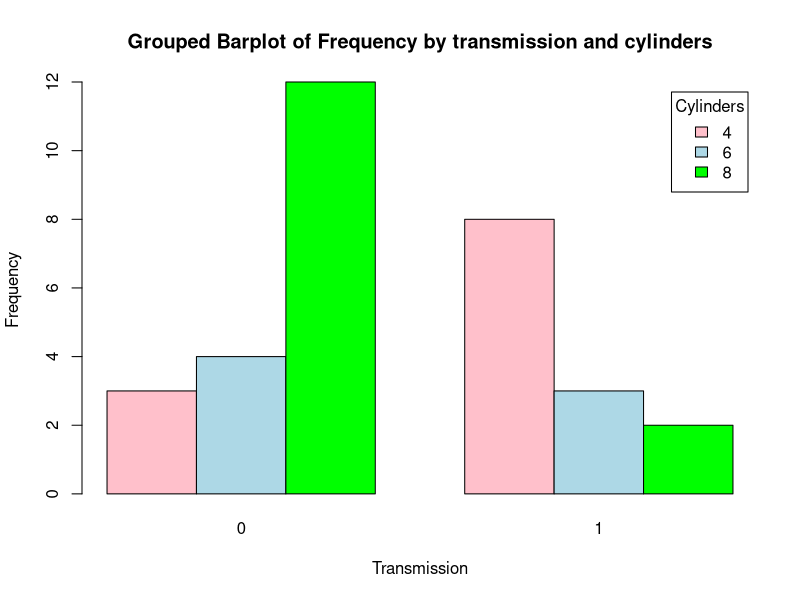
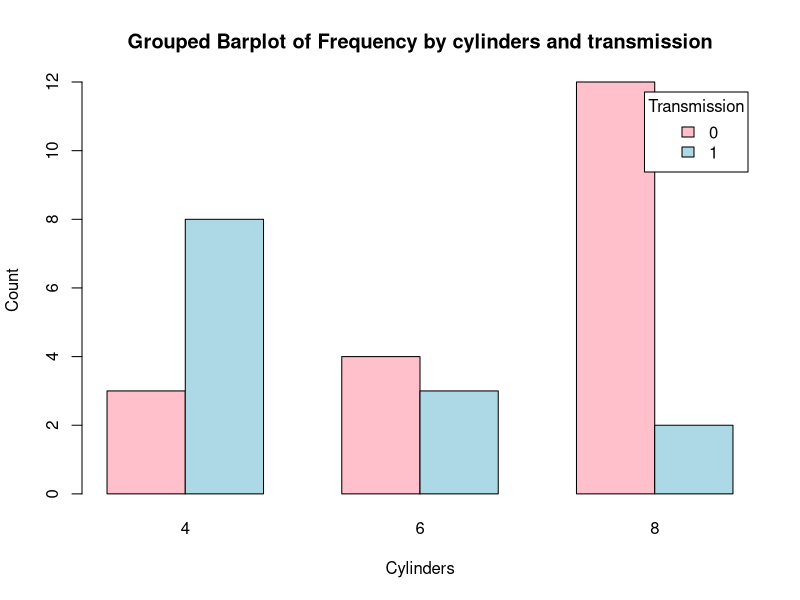
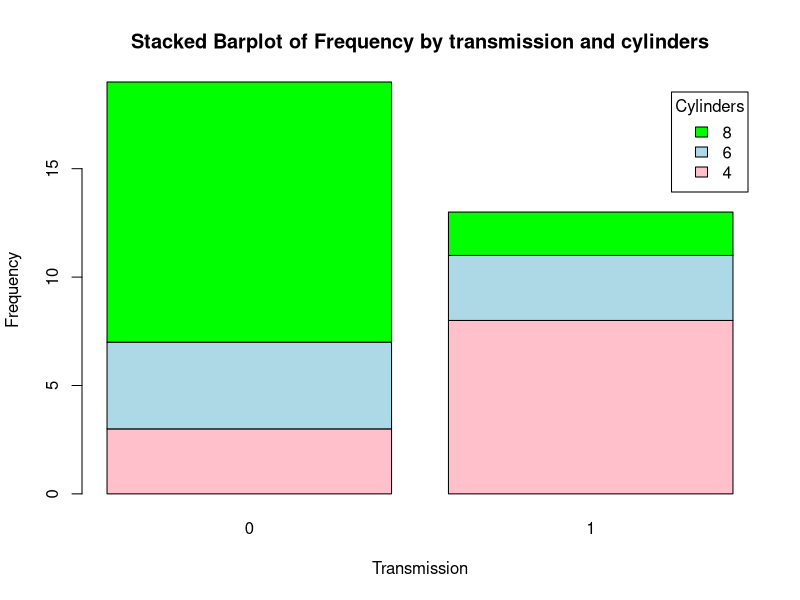
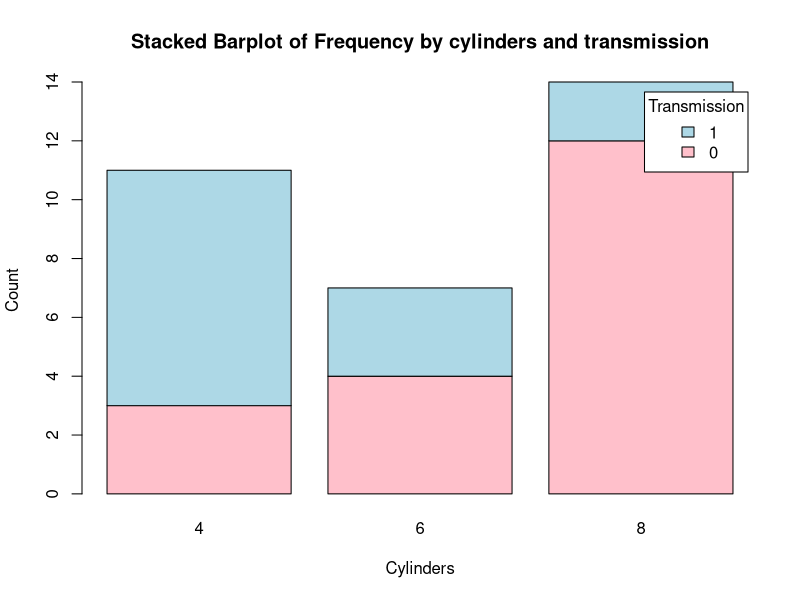
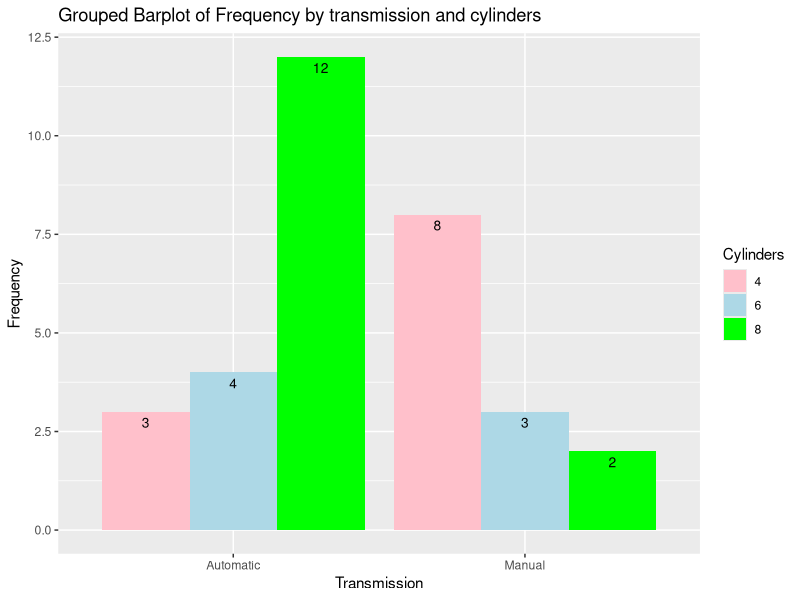
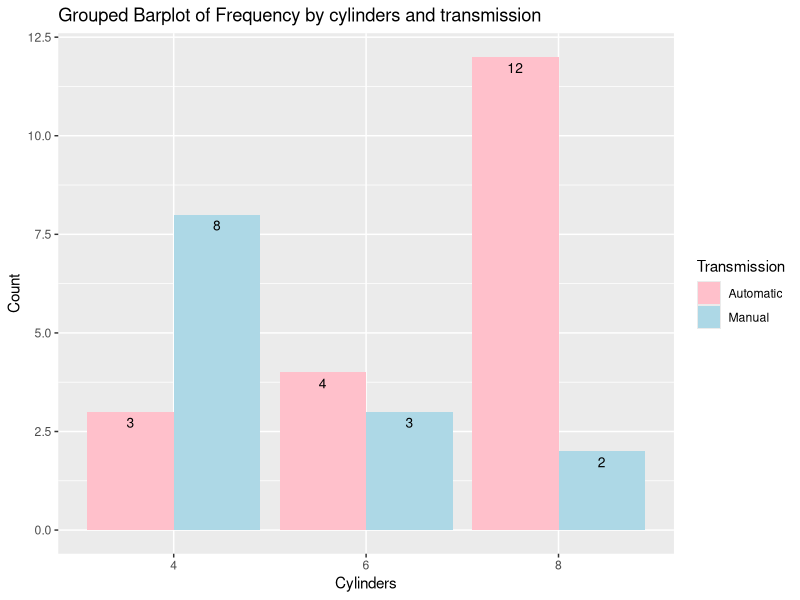
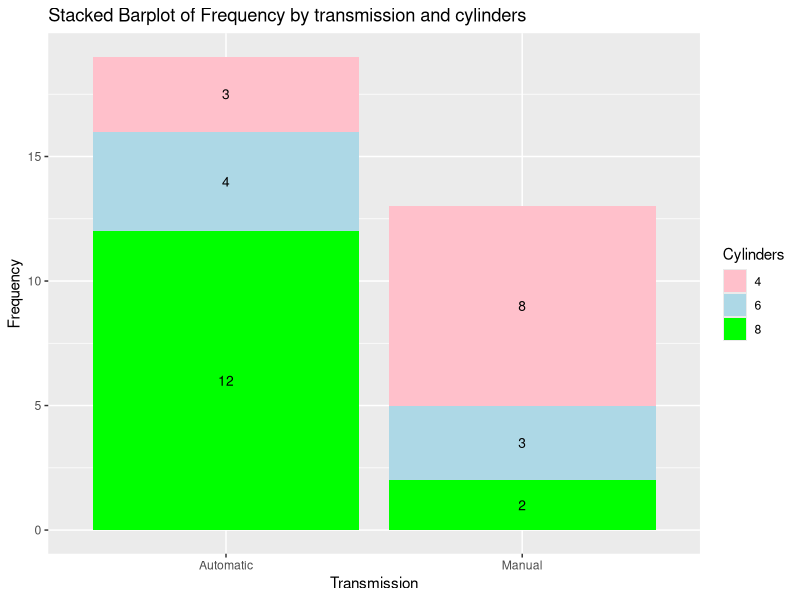
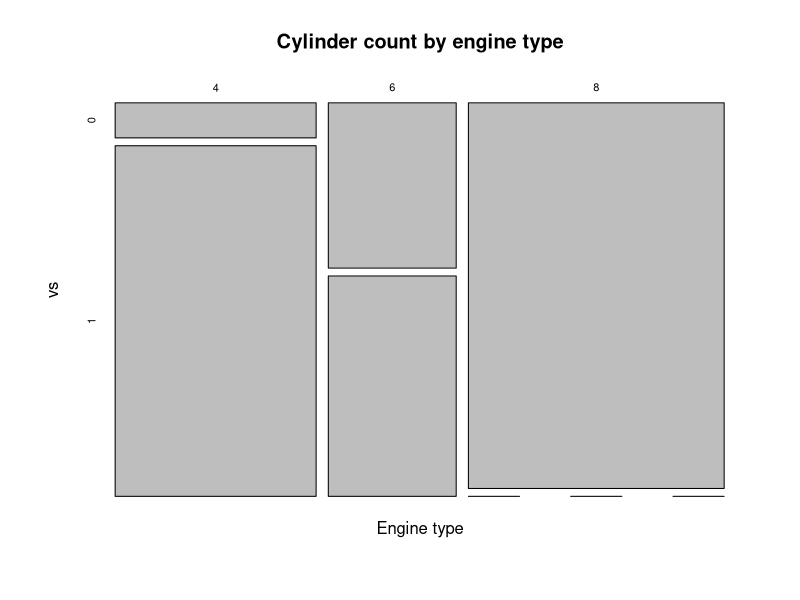

R code for these plots, in order:
## ---- chunk 1
# Load the required libraries, suppressing annoying startup messages
library(tibble) 
suppressPackageStartupMessages(library(dplyr))
# Read the mtcars dataset into a tibble called tb
data(mtcars)
tb <- as_tibble(mtcars)
attach(tb)
# Convert several numeric columns into factor variables
tb$cyl <- as.factor(tb$cyl)
tb$vs <- as.factor(tb$vs)
tb$am <- as.factor(tb$am)
tb$gear <- as.factor(tb$gear)
## ---- chunk 2
table(tb$cyl, tb$am)
## ---- chunk 3
t0 <- table(tb$cyl, tb$am)
addmargins(t0)
## ---- chunk 4
t0 <- table(tb$cyl, tb$am)
addmargins(t0,1)
## ---- chunk 5
t0 <- table(tb$cyl, tb$am)
addmargins(t0,2)
## ---- chunk 6
xtabs(~ cyl + am, 
      data = tb)
## ---- chunk 7
ftable(tb$cyl, tb$am)
## ---- chunk 8
library(dplyr)
tb %>% 
  group_by(cyl, am) %>%
  summarise(Frequency = n()) 
## ---- chunk 9
freq <- table(tb$cyl, tb$am)
prop <- prop.table(freq)
round(prop,3)
## ---- chunk 10
library(dplyr)
tb %>%
  group_by(cyl, am) %>%
  summarise(Frequency = n()) %>%
  mutate(Proportion = Frequency / sum(Frequency)) 
## ---- chunk 11
library(dplyr)
tb %>%
  group_by(cyl, am) %>%
  summarise(Frequency = n()) %>%
  mutate(Proportion = round(Frequency / sum(Frequency), 4))
## ---- chunk 12
freq <- table(tb$cyl, tb$am)
# Compute cell-wise proportions
cellprop <- prop.table(freq)
# Add totals for each row and column
cellprop <- addmargins(cellprop)
# Round off the results to three decimal places and display as percentages
100*round(cellprop, 3)
## ---- chunk 13
# Compute row-wise proportions
rowprop <- prop.table(freq, margin = 1)
# Append totals for each row and column
rowprop <- addmargins(rowprop,2)
# Round off the results to three decimal places and display as percentages
100*round(rowprop, 3)
## ---- chunk 14
# Compute column-wise proportions
colprop <- prop.table(freq, margin = 2)
# Append totals for each row and column
colprop <- addmargins(colprop,1)
# Round off the results to three decimal places and display as percentages
100*round(colprop, 3)
## ---- chunk 15
# Create a table with count by transmission and number of cylinders
freq <- table(tb$cyl, tb$am)
freq
# Create a Grouped bar plot
barplot(freq, 
        beside = TRUE, 
        col = c("pink", "lightblue", "green"), 
        xlab = "Transmission", ylab = "Frequency", 
        main = "Grouped Barplot of Frequency by transmission and cylinders", 
        legend.text = rownames(freq), 
        args.legend = list(title = "Cylinders"))
## ---- chunk 16
# Create a table with count by transmission and number of cylinders
freqInverted <- table(tb$am, tb$cyl)
freqInverted

# Create the bar plot
barplot(freqInverted, 
        beside = TRUE, 
        col = c("pink", "lightblue"), 
        xlab = "Cylinders", ylab = "Count", 
        main = "Grouped Barplot of Frequency by cylinders and transmission", 
        legend.text = rownames(freqInverted), 
        args.legend = list(title = "Transmission"))
## ---- chunk 17
# Create a table with count by transmission and number of cylinders
freq <- table(tb$cyl, tb$am)
freq
# Create a Stacked bar plot
barplot(freq, 
        beside = FALSE, 
        col = c("pink", "lightblue", "green"), 
        xlab = "Transmission", ylab = "Frequency", 
        main = "Stacked Barplot of Frequency by transmission and cylinders", 
        legend.text = rownames(freq), 
        args.legend = list(title = "Cylinders"))
## ---- chunk 18
# Create a table with count by transmission and number of cylinders
freqInverted <- table(tb$am, tb$cyl)
freqInverted

# Create the bar plot
barplot(freqInverted, 
        beside = FALSE, 
        col = c("pink", "lightblue"), 
        xlab = "Cylinders", ylab = "Count", 
        main = "Stacked Barplot of Frequency by cylinders and transmission", 
        legend.text = rownames(freqInverted), 
        args.legend = list(title = "Transmission"))
## ---- chunk 19
freq <- table(tb$cyl, tb$am)

# Load required library
library(ggplot2)

# Convert the table to a data frame and reshape to 'long' format
df <- as.data.frame.table(freq)
names(df) <- c("Cylinders", "Transmission", "Frequency")
df$Cylinders <- factor(df$Cylinders)
df$Transmission <- factor(df$Transmission, labels = c("Automatic", "Manual"))

# Create the Grouped Barplot using ggplot2
ggplot(df, 
       aes(x = Transmission, y = Frequency, fill = Cylinders)) + 
  geom_bar(stat = "identity", 
           position = position_dodge()) +
  geom_text(aes(label=Frequency), 
            vjust=1.6, color="black", position = position_dodge(0.9), size=3.5) +
  labs(x = "Transmission", y = "Frequency", fill = "Cylinders",
       title = "Grouped Barplot of Frequency by transmission and cylinders") +
  scale_fill_manual(values = c("pink", "lightblue", "green"))
## ---- chunk 20
# Convert the table to a data frame and reshape to 'long' format
df_inverted <- as.data.frame.table(freqInverted)
names(df_inverted) <- c("Transmission", "Cylinders", "Count")
df_inverted$Transmission <- factor(df_inverted$Transmission, labels = c("Automatic", "Manual"))
df_inverted$Cylinders <- factor(df_inverted$Cylinders)

# Create the Grouped Barplot using ggplot2
ggplot(df_inverted, 
       aes(x = Cylinders, y = Count, fill = Transmission)) + 
  geom_bar(stat = "identity", 
           position = position_dodge()) +
  geom_text(aes(label = Count), vjust = 1.6, color = "black", position = position_dodge(0.9), size = 3.5) +
  labs(x = "Cylinders", y = "Count", fill = "Transmission",
       title = "Grouped Barplot of Frequency by cylinders and transmission") +
  scale_fill_manual(values = c("pink", "lightblue"))

## ---- chunk 21
# Load required library
library(ggplot2)

# Convert the table to a data frame and reshape to 'long' format
df <- as.data.frame.table(freq)
names(df) <- c("Cylinders", "Transmission", "Frequency")
df$Transmission <- factor(df$Transmission, labels = c("Automatic", "Manual"))
df$Cylinders <- factor(df$Cylinders)

# Create the Stacked Barplot using ggplot2
ggplot(df, aes(x = Transmission, y = Frequency, fill = Cylinders)) + 
  geom_bar(stat = "identity") +
  geom_text(aes(label = Frequency), position = position_stack(vjust = 0.5), color = "black", size = 3.5) +
  labs(x = "Transmission", y = "Frequency", fill = "Cylinders",
       title = "Stacked Barplot of Frequency by transmission and cylinders") +
  scale_fill_manual(values = c("pink", "lightblue", "green"))
## ---- chunk 22
# Load the mtcars dataset
data(mtcars)

# Create a mosaic plot of the data
mosaicplot(table(mtcars$cyl, mtcars$vs), 
           main = "Cylinder count by engine type",
           xlab = "Engine type",
           ylab = "vs")

## ---- chunk 23
# Load the vcd package
library(vcd)

# Create a mosaic plot of mpg (miles per gallon) vs. vs (engine shape)
mosaic(~ cyl + vs, data = mtcars, main = "Mosaic Plot of MPG vs. VS")

## ---- chunk 24
table(cyl
      , gear
      , am)

## ---- chunk 25
xtabs(~ cyl + gear + am
      , data = mtcars)


## ---- chunk 26
ftable(gear + cyl ~ am
       , data = mtcars)

## ---- chunk 27
ftable(am + cyl ~ gear + vs
       , data = mtcars)
## ---- chunk 28
# Load the mtcars dataset
data(mtcars)

# Install and load the vcd package (if it's not already installed)
install.packages("vcd")
library(vcd)

# Create a mosaic plot of mpg (miles per gallon) vs. vs (engine shape)
mosaic(~ cyl + vs + gear, data = mtcars, main = "Mosaic Plot of MPG vs. VS")

